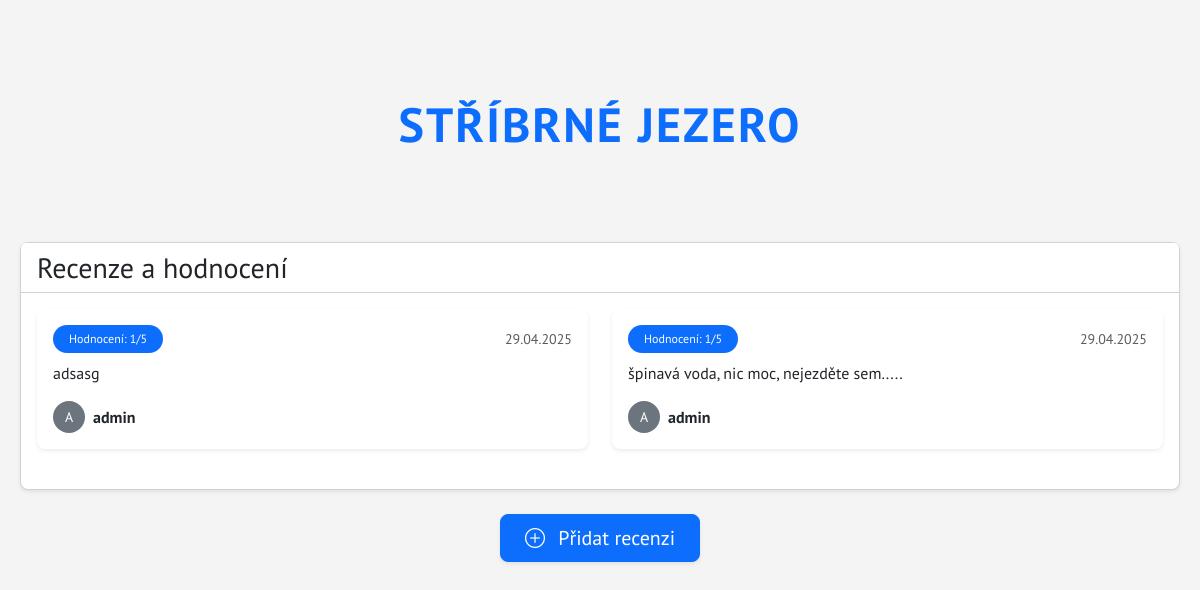
Screenshot of /place/4/ with the database file from the repository.
### hodnoceni/models.py (models this page shows, shortened)
class Place(models.Model):
    id = models.AutoField(primary_key=True)  # Implicitní chování
    name = models.CharField(max_length=255)

class Review(models.Model):
    user = models.ForeignKey(settings.AUTH_USER_MODEL, on_delete=models.CASCADE)
    place = models.ForeignKey(Place, on_delete=models.CASCADE)
    popis = models.TextField()
    rating = models.PositiveSmallIntegerField()
    datum_vytvoreni = models.DateTimeField(auto_now_add=True)  # Přidáno
    datum_upraveni = models.DateTimeField(auto_now=True)      # Přidáno

### hodnoceni/views.py (the view)
# urls.py: path('place/<int:place_id>/', views.place_detail, name='place_detail'),
def place_detail(request, place_id):
    try:
        place = Place.objects.get(id=place_id)
    except Place.DoesNotExist:
        raise Http404("Place does not exist")
    reviews = Review.objects.filter(place=place)
    return render(request, 'hodnoceni/place_detail.html', {
        'place': place,
        'reviews': reviews
    })

### hodnoceni/templates/hodnoceni/place_detail.html (shortened to what this page needs)
{% extends "hodnoceni/layout.html" %}
{% block body %}
<div class="container py-5">
    <div class="rounded-3 p-5 mb-4 text-center">
        <h1 class="display-4 fw-bold text-primary">{{ place.name }}</h1>
    </div>
    <div class="card shadow-sm">
        <div class="card-header bg-white">
            <h2 class="h3 mb-0">Recenze a hodnocení</h2>
        </div>
        <div class="card-body">
            {% if reviews %}
                <div class="row">
                    {% for review in reviews %}
                        <div class="col-md-6 mb-4">
                            <div class="card h-100 border-0 shadow-sm">
                                <div class="card-body">
                                    <div class="d-flex justify-content-between align-items-center mb-2">
                                        <div class="badge bg-primary rounded-pill px-3 py-2">
                                            Hodnocení: {{ review.rating }}/5
                                        </div>
                                        <small class="text-muted">{{ review.datum_vytvoreni|date:"d.m.Y" }}</small>
                                    </div>
                                    <p class="card-text mb-3">{{ review.popis }}</p>
                                    <div class="d-flex align-items-center">
                                        <div class="avatar bg-secondary rounded-circle text-white d-flex align-items-center justify-content-center me-2" style="width: 32px; height: 32px;">
                                            {{ review.user.username|first|upper }}
                                        </div>
                                        <span class="fw-bold">{{ review.user.username }}</span>
                                    </div>
                                </div>
                            </div>
                        </div>
                    {% endfor %}
                </div>
            {% else %}
                <div class="alert alert-info" role="alert">
                    <i class="bi bi-info-circle me-2"></i> Zatím nejsou žádné recenze. Buďte první, kdo přidá hodnocení!
                </div>
            {% endif %}
        </div>
    </div>
    <div class="text-center mt-4">
        <a href="{% url 'add_review' place_id=place.id %}" class="btn btn-primary btn-lg px-4 shadow-sm">
            <i class="bi bi-plus-circle me-2"></i> Přidat recenzi
        </a>
    </div>
</div>
{% endblock %}

### hodnoceni/static/hodnoceni/styles.css (style rules this page uses)
body { font-family: Arial, sans-serif; background-color: #f4f4f4; margin: 0; padding: 0; }
.container { max-width: 1200px; margin: 0 auto; padding: 20px; }
.text-muted { color: #888; }

### hodnoceni/templates/hodnoceni/place_detail.html (style rules this page uses)
body { font-family: "PT Sans", sans-serif; }
.card { transition: transform 0.2s; border-radius: 0.5rem; }
.badge { font-weight: 500; }
.avatar { font-size: 14px; }
.rounded-3.p-5.mb-4 { text-align: center; }
.rounded-3.p-5.mb-4 h1 { font-size: 3rem; color: #007bff; letter-spacing: 2px; text-transform: uppercase; }

### rows the page displays
Place: name "STŘÍBRNÉ JEZERO"
Review: rating "1", datum_vytvoreni "29.04.2025", popis "adsasg", user.username|first "A", user.username "admin"
Review: rating "1", datum_vytvoreni "29.04.2025", popis "špinavá voda, nic moc, nejezděte sem.....", user.username|first "A", user.username "admin"
